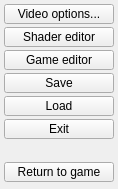
<ui version="4.0" >
 <class>GameMenuDialog</class>
 <widget class="QWidget" name="GameMenuDialog" >
  <property name="geometry" >
   <rect>
    <x>0</x>
    <y>0</y>
    <width>118</width>
    <height>189</height>
   </rect>
  </property>
  <property name="windowTitle" >
   <string>Baarbarity</string>
  </property>
  <layout class="QVBoxLayout" >
   <property name="margin" >
    <number>4</number>
   </property>
   <property name="spacing" >
    <number>3</number>
   </property>
   <item>
    <widget class="QPushButton" name="optionsButton" >
     <property name="maximumSize" >
      <size>
       <width>16777215</width>
       <height>20</height>
      </size>
     </property>
     <property name="text" >
      <string>Video options...</string>
     </property>
    </widget>
   </item>
   <item>
    <widget class="QPushButton" name="shaderEditorButton" >
     <property name="maximumSize" >
      <size>
       <width>16777215</width>
       <height>20</height>
      </size>
     </property>
     <property name="text" >
      <string>Shader editor</string>
     </property>
    </widget>
   </item>
   <item>
    <widget class="QPushButton" name="gameEditorButton" >
     <property name="maximumSize" >
      <size>
       <width>16777215</width>
       <height>20</height>
      </size>
     </property>
     <property name="text" >
      <string>Game editor</string>
     </property>
    </widget>
   </item>
   <item>
    <widget class="QPushButton" name="saveButton" >
     <property name="maximumSize" >
      <size>
       <width>16777215</width>
       <height>20</height>
      </size>
     </property>
     <property name="text" >
      <string>Save</string>
     </property>
    </widget>
   </item>
   <item>
    <widget class="QPushButton" name="loadButton" >
     <property name="maximumSize" >
      <size>
       <width>16777215</width>
       <height>20</height>
      </size>
     </property>
     <property name="text" >
      <string>Load</string>
     </property>
    </widget>
   </item>
   <item>
    <widget class="QPushButton" name="exitButton" >
     <property name="maximumSize" >
      <size>
       <width>16777215</width>
       <height>20</height>
      </size>
     </property>
     <property name="text" >
      <string>Exit</string>
     </property>
    </widget>
   </item>
   <item>
    <spacer>
     <property name="orientation" >
      <enum>Qt::Vertical</enum>
     </property>
     <property name="sizeType" >
      <enum>QSizePolicy::Fixed</enum>
     </property>
     <property name="sizeHint" >
      <size>
       <width>20</width>
       <height>20</height>
      </size>
     </property>
    </spacer>
   </item>
   <item>
    <widget class="QPushButton" name="returnButton" >
     <property name="maximumSize" >
      <size>
       <width>16777215</width>
       <height>20</height>
      </size>
     </property>
     <property name="text" >
      <string>Return to game</string>
     </property>
    </widget>
   </item>
  </layout>
 </widget>
 <tabstops>
  <tabstop>optionsButton</tabstop>
  <tabstop>shaderEditorButton</tabstop>
  <tabstop>gameEditorButton</tabstop>
  <tabstop>saveButton</tabstop>
  <tabstop>loadButton</tabstop>
  <tabstop>exitButton</tabstop>
  <tabstop>returnButton</tabstop>
 </tabstops>
 <resources/>
 <connections/>
</ui>
